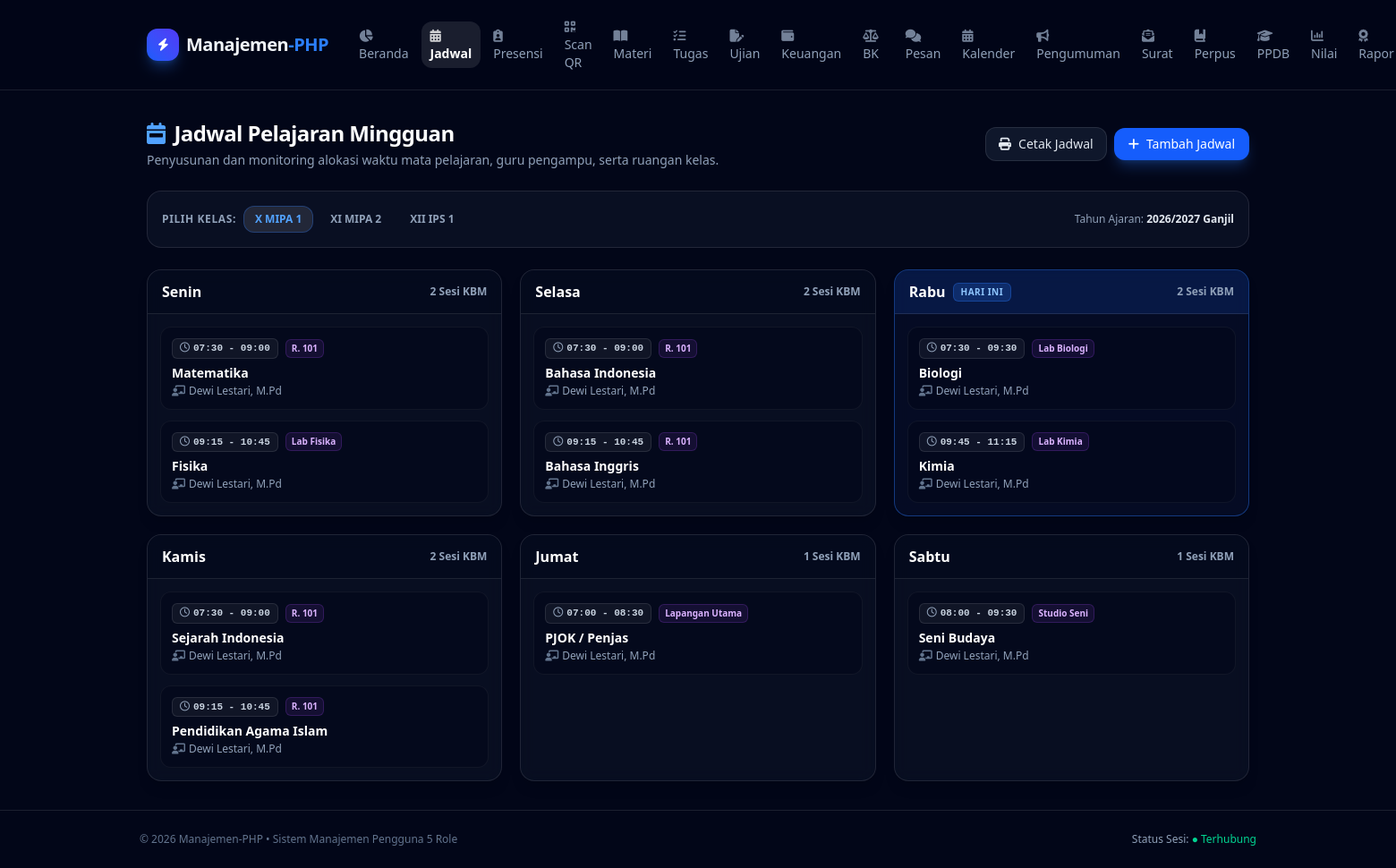
Screenshot of /dashboard/akademik/timetable.php (signed in) with the database file from the repository.
### tables this page shows
CREATE TABLE IF NOT EXISTS `classes` (
    `id` INT AUTO_INCREMENT PRIMARY KEY,
    `name` VARCHAR(100) NOT NULL,
    `grade_level` VARCHAR(20) NOT NULL DEFAULT '10',
    `academic_year` VARCHAR(50) NOT NULL DEFAULT '2026/2027',
    `created_at` TIMESTAMP DEFAULT CURRENT_TIMESTAMP
);

CREATE TABLE IF NOT EXISTS `timetables` (
    `id` INT AUTO_INCREMENT PRIMARY KEY,
    `class_id` INT NOT NULL,
    `subject_id` INT DEFAULT NULL,
    `subject_name` VARCHAR(100) NOT NULL,
    `teacher_id` INT NOT NULL,
    `day` ENUM('Senin', 'Selasa', 'Rabu', 'Kamis', 'Jumat', 'Sabtu') NOT NULL,
    `start_time` TIME NOT NULL,
    `end_time` TIME NOT NULL,
    `room` VARCHAR(50) DEFAULT NULL,
    `created_at` TIMESTAMP DEFAULT CURRENT_TIMESTAMP
);

CREATE TABLE IF NOT EXISTS `users` (
    `id` INT AUTO_INCREMENT PRIMARY KEY,
    `name` VARCHAR(100) NOT NULL,
    `email` VARCHAR(100) NOT NULL UNIQUE,
    `password` VARCHAR(255) NOT NULL,
    `role` ENUM('administrator', 'staf', 'guru', 'orang_tua', 'siswa') NOT NULL DEFAULT 'siswa',
    `phone` VARCHAR(20) DEFAULT NULL,
    `address` TEXT DEFAULT NULL,
    `created_at` TIMESTAMP DEFAULT CURRENT_TIMESTAMP,
    `updated_at` TIMESTAMP DEFAULT CURRENT_TIMESTAMP ON UPDATE CURRENT_TIMESTAMP
);

### dashboard/akademik/timetable.php (the view, shortened to what this page needs)
<?php
require_once __DIR__ . "/../../config/database.php";
$user_id = (int)$_SESSION['user_id'];
$user_role = $_SESSION['user_role'] ?? 'siswa';
$can_manage = in_array($user_role, ['guru', 'administrator', 'staf'], true);
$classes = $pdo->query("SELECT id, name, grade_level FROM classes ORDER BY grade_level ASC, name ASC")->fetchAll();
$default_class_id = null;
$selected_class_id = isset($_GET['class_id']) ? (int)$_GET['class_id'] : ($default_class_id ?: ($classes[0]['id'] ?? 1));
$view_mode = $_GET['view'] ?? 'class';
$days = ['Senin', 'Selasa', 'Rabu', 'Kamis', 'Jumat', 'Sabtu'];
$timetables_by_day = [];
foreach ($days as $d) {
    $timetables_by_day[$d] = [];
}
if ($view_mode === 'my_teaching' && $user_role === 'guru') {
    $stmt_tt = $pdo->prepare("
        SELECT t.*, c.name as class_name, u.name as teacher_name
        FROM timetables t
        JOIN classes c ON t.class_id = c.id
        JOIN users u ON t.teacher_id = u.id
        WHERE t.teacher_id = ?
        ORDER BY FIELD(t.day, 'Senin', 'Selasa', 'Rabu', 'Kamis', 'Jumat', 'Sabtu'), t.start_time ASC
    ");
    $stmt_tt->execute([$user_id]);
    $schedule_rows = $stmt_tt->fetchAll();
} else {
    $stmt_tt = $pdo->prepare("
        SELECT t.*, c.name as class_name, u.name as teacher_name
        FROM timetables t
        JOIN classes c ON t.class_id = c.id
        JOIN users u ON t.teacher_id = u.id
        WHERE t.class_id = ?
        ORDER BY FIELD(t.day, 'Senin', 'Selasa', 'Rabu', 'Kamis', 'Jumat', 'Sabtu'), t.start_time ASC
    ");
    $stmt_tt->execute([$selected_class_id]);
    $schedule_rows = $stmt_tt->fetchAll();
}
foreach ($schedule_rows as $row) {
    if (isset($timetables_by_day[$row['day']])) {
        $timetables_by_day[$row['day']][] = $row;
    }
}
require_once __DIR__ . "/../includes/header.php";
?>
<div class="space-y-6">
    <div class="flex flex-col gap-4 sm:flex-row sm:items-center sm:justify-between no-print">
        <div>
            <h1 class="text-2xl font-bold tracking-tight text-white flex items-center gap-2.5">
                <i class="fa-solid fa-calendar-week text-blue-400"></i> Jadwal Pelajaran Mingguan
            </h1>
            <p class="text-sm text-slate-400 mt-1">
                Penyusunan dan monitoring alokasi waktu mata pelajaran, guru pengampu, serta ruangan kelas.
            </p>
        </div>
        <div class="flex flex-wrap items-center gap-2">
            <button onclick="window.print()" class="inline-flex items-center gap-2 rounded-xl border border-white/10 bg-slate-900 px-3.5 py-2 text-sm font-medium text-slate-200 transition hover:bg-white/5 cursor-pointer">
                <i class="fa-solid fa-print"></i> Cetak Jadwal
            </button>
            <?php if ($can_manage): ?>
                <button onclick="document.getElementById('modalAddSchedule').classList.remove('hidden')" class="inline-flex items-center gap-2 rounded-xl bg-blue-600 px-4 py-2 text-sm font-medium text-white shadow-lg shadow-blue-500/25 transition hover:bg-blue-500 cursor-pointer">
                    <i class="fa-solid fa-plus"></i> Tambah Jadwal
                </button>
            <?php endif; ?>
        </div>
    </div>
    <div class="rounded-2xl border border-white/10 bg-slate-900/60 p-4 backdrop-blur no-print flex flex-col sm:flex-row gap-4 sm:items-center sm:justify-between">
        <div class="flex flex-wrap items-center gap-2">
            <div class="flex items-center gap-2">
                <span class="text-xs uppercase font-bold tracking-wider text-slate-400">Pilih Kelas:</span>
                <div class="flex flex-wrap gap-1.5">
                    <?php foreach ($classes as $c): ?>
                        <a href="timetable.php?class_id=<?= $c['id'] ?>&view=class" class="rounded-xl px-3 py-1.5 text-xs font-semibold transition <?= ($view_mode === 'class' && $selected_class_id == $c['id']) ? 'bg-white/10 text-blue-400 border border-blue-500/30 font-bold' : 'text-slate-400 hover:bg-white/5 hover:text-slate-200 border border-transparent' ?>">
                            <?= htmlspecialchars($c['name']) ?>
                        </a>
                    <?php endforeach; ?>
                </div>
            </div>
        </div>
        <div class="text-xs text-slate-400 flex items-center gap-2">
            <span>Tahun Ajaran: <strong class="text-slate-200">2026/2027 Ganjil</strong></span>
        </div>
    </div>
    <div class="grid grid-cols-1 md:grid-cols-2 lg:grid-cols-3 gap-5">
        <?php foreach ($days as $day_name): ?>
            <?php
                $day_schedules = $timetables_by_day[$day_name] ?? [];
                $is_today = (date('l') === ['Senin'=>'Monday', 'Selasa'=>'Tuesday', 'Rabu'=>'Wednesday', 'Kamis'=>'Thursday', 'Jumat'=>'Friday', 'Sabtu'=>'Saturday'][$day_name]);
            ?>
            <div class="rounded-2xl border <?= $is_today ? 'border-blue-500/40 bg-blue-950/20' : 'border-white/10 bg-slate-900/50' ?> flex flex-col overflow-hidden shadow-lg backdrop-blur card-print">
                <div class="border-b border-white/10 px-4 py-3 flex items-center justify-between <?= $is_today ? 'bg-blue-600/15' : 'bg-slate-950/40' ?>">
                    <div class="flex items-center gap-2">
                        <span class="text-base font-bold text-white"><?= $day_name ?></span>
                        <?php if ($is_today): ?>
                            <span class="rounded-md bg-blue-500/20 border border-blue-500/30 px-2 py-0.5 text-[10px] font-bold text-blue-300 uppercase tracking-wider">
                                Hari Ini
                            </span>
                        <?php endif; ?>
                    </div>
                    <span class="text-xs font-semibold text-slate-400">
                        <?= count($day_schedules) ?> Sesi KBM
                    </span>
                </div>
                <div class="p-3.5 space-y-3 flex-1">
                    <?php if (empty($day_schedules)): ?>
                        <div class="py-8 text-center text-xs text-slate-500">
                            Tidak ada jadwal kegiatan belajar mengajar pada hari ini.
                        </div>
                    <?php else: ?>
                        <?php foreach ($day_schedules as $idx => $item): ?>
                            <div class="group relative rounded-xl border border-white/5 bg-slate-950/50 p-3 hover:border-white/15 transition flex flex-col justify-between">
                                <div class="flex items-start justify-between gap-2">
                                    <div>
                                        <div class="flex items-center gap-2">
                                            <span class="rounded-md bg-white/5 border border-white/10 px-2 py-0.5 text-[11px] font-mono font-semibold text-slate-300">
                                                <i class="fa-regular fa-clock mr-1 text-slate-400"></i><?= substr($item['start_time'], 0, 5) ?> - <?= substr($item['end_time'], 0, 5) ?>
                                            </span>
                                            <span class="rounded-md bg-purple-500/10 border border-purple-500/20 px-1.5 py-0.5 text-[10px] font-bold text-purple-300">
                                                <?= htmlspecialchars($item['room'] ?: 'R. Kelas') ?>
                                            </span>
                                        </div>
                                        <h3 class="text-sm font-bold text-white mt-1.5">
                                            <?= htmlspecialchars($item['subject_name']) ?>
                                        </h3>
                                        <p class="text-xs text-slate-400 mt-0.5 flex items-center gap-1.5">
                                            <span><i class="fa-solid fa-chalkboard-user mr-1 text-slate-500"></i><?= htmlspecialchars($item['teacher_name']) ?></span>
                                        </p>
                                    </div>
                                </div>
                            </div>
                        <?php endforeach; ?>
                    <?php endif; ?>
                </div>
            </div>
        <?php endforeach; ?>
    </div>
</div>
<?php require_once __DIR__ . "/../includes/footer.php"; ?>

### rows the page displays
classes: name "X MIPA 1"
classes: name "XI MIPA 2"
classes: name "XII IPS 1"
timetables: start_time "07:30", end_time "09:00", room "R. 101", subject_name "Matematika", users.name "Dewi Lestari, M.Pd"
timetables: start_time "09:15", end_time "10:45", room "Lab Fisika", subject_name "Fisika", users.name "Dewi Lestari, M.Pd"
timetables: start_time "07:30", end_time "09:00", room "R. 101", subject_name "Bahasa Indonesia", users.name "Dewi Lestari, M.Pd"
timetables: start_time "09:15", end_time "10:45", room "R. 101", subject_name "Bahasa Inggris", users.name "Dewi Lestari, M.Pd"
timetables: start_time "07:30", end_time "09:30", room "Lab Biologi", subject_name "Biologi", users.name "Dewi Lestari, M.Pd"
timetables: start_time "09:45", end_time "11:15", room "Lab Kimia", subject_name "Kimia", users.name "Dewi Lestari, M.Pd"
timetables: start_time "07:30", end_time "09:00", room "R. 101", subject_name "Sejarah Indonesia", users.name "Dewi Lestari, M.Pd"
timetables: start_time "09:15", end_time "10:45", room "R. 101", subject_name "Pendidikan Agama Islam", users.name "Dewi Lestari, M.Pd"
timetables: start_time "07:00", end_time "08:30", room "Lapangan Utama", subject_name "PJOK / Penjas", users.name "Dewi Lestari, M.Pd"
timetables: start_time "08:00", end_time "09:30", room "Studio Seni", subject_name "Seni Budaya", users.name "Dewi Lestari, M.Pd"

### other values shown
$day_name "Senin"
count($day_schedules) "2"
$day_name "Selasa"
$day_name "Rabu"
$day_name "Kamis"
$day_name "Jumat"
count($day_schedules) "1"
$day_name "Sabtu"
